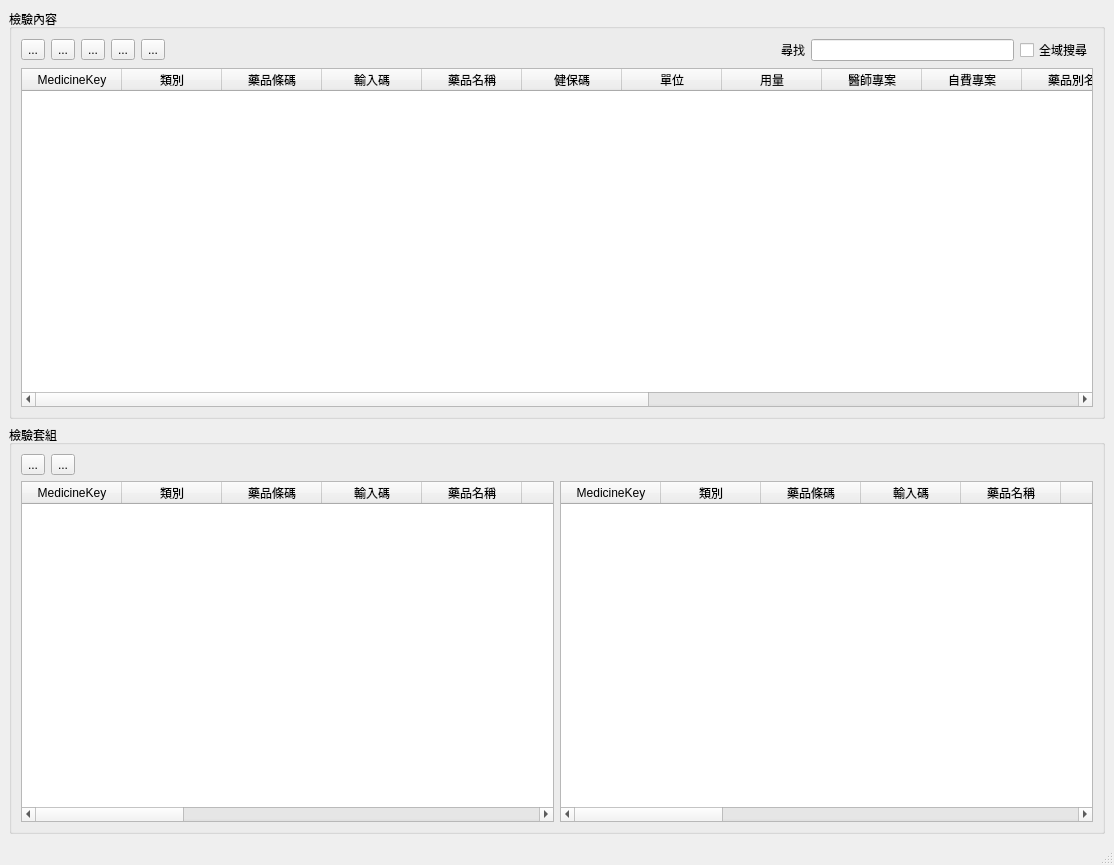
<?xml version="1.0" encoding="UTF-8"?>
<ui version="4.0">
 <class>Dict_exam</class>
 <widget class="QMainWindow" name="Dict_exam">
  <property name="geometry">
   <rect>
    <x>0</x>
    <y>0</y>
    <width>1114</width>
    <height>865</height>
   </rect>
  </property>
  <property name="windowTitle">
   <string>檢驗資料</string>
  </property>
  <widget class="QWidget" name="centralwidget">
   <layout class="QVBoxLayout" name="verticalLayout_3">
    <item>
     <layout class="QVBoxLayout" name="verticalLayout_2">
      <item>
       <widget class="QGroupBox" name="groupBox_dict_exam">
        <property name="title">
         <string>檢驗內容</string>
        </property>
        <layout class="QVBoxLayout" name="verticalLayout_6">
         <item>
          <layout class="QHBoxLayout" name="horizontalLayout_5">
           <item>
            <widget class="QToolButton" name="toolButton_add_exam">
             <property name="toolTip">
              <string>新增處方</string>
             </property>
             <property name="text">
              <string>...</string>
             </property>
             <property name="icon">
              <iconset>
               <normaloff>../icons/gtk-add.svg</normaloff>../icons/gtk-add.svg</iconset>
             </property>
            </widget>
           </item>
           <item>
            <widget class="QToolButton" name="toolButton_remove_exam">
             <property name="toolTip">
              <string>刪除處方</string>
             </property>
             <property name="text">
              <string>...</string>
             </property>
             <property name="icon">
              <iconset>
               <normaloff>../icons/gtk-remove.svg</normaloff>../icons/gtk-remove.svg</iconset>
             </property>
            </widget>
           </item>
           <item>
            <widget class="QToolButton" name="toolButton_edit_exam">
             <property name="toolTip">
              <string>編輯處方</string>
             </property>
             <property name="text">
              <string>...</string>
             </property>
             <property name="icon">
              <iconset>
               <normaloff>../icons/gtk-edit.svg</normaloff>../icons/gtk-edit.svg</iconset>
             </property>
            </widget>
           </item>
           <item>
            <widget class="QToolButton" name="toolButton_export">
             <property name="toolTip">
              <string>匯出選取的處方</string>
             </property>
             <property name="text">
              <string>...</string>
             </property>
             <property name="icon">
              <iconset>
               <normaloff>../icons/document-export.svg</normaloff>../icons/document-export.svg</iconset>
             </property>
            </widget>
           </item>
           <item>
            <widget class="QToolButton" name="toolButton_import">
             <property name="toolTip">
              <string>匯入處方</string>
             </property>
             <property name="text">
              <string>...</string>
             </property>
             <property name="icon">
              <iconset>
               <normaloff>../icons/document-import.svg</normaloff>../icons/document-import.svg</iconset>
             </property>
            </widget>
           </item>
           <item>
            <spacer name="horizontalSpacer_4">
             <property name="orientation">
              <enum>Qt::Horizontal</enum>
             </property>
             <property name="sizeHint" stdset="0">
              <size>
               <width>40</width>
               <height>20</height>
              </size>
             </property>
            </spacer>
           </item>
           <item>
            <spacer name="horizontalSpacer_3">
             <property name="orientation">
              <enum>Qt::Horizontal</enum>
             </property>
             <property name="sizeHint" stdset="0">
              <size>
               <width>40</width>
               <height>20</height>
              </size>
             </property>
            </spacer>
           </item>
           <item>
            <spacer name="horizontalSpacer_2">
             <property name="orientation">
              <enum>Qt::Horizontal</enum>
             </property>
             <property name="sizeHint" stdset="0">
              <size>
               <width>40</width>
               <height>20</height>
              </size>
             </property>
            </spacer>
           </item>
           <item>
            <widget class="QLabel" name="label_2">
             <property name="text">
              <string>尋找</string>
             </property>
            </widget>
           </item>
           <item>
            <widget class="QLineEdit" name="lineEdit_search_exam">
             <property name="clearButtonEnabled">
              <bool>true</bool>
             </property>
            </widget>
           </item>
           <item>
            <widget class="QCheckBox" name="checkBox_find_all">
             <property name="text">
              <string>全域搜尋</string>
             </property>
            </widget>
           </item>
          </layout>
         </item>
         <item>
          <widget class="QTableWidget" name="tableWidget_dict_exam">
           <property name="editTriggers">
            <set>QAbstractItemView::NoEditTriggers</set>
           </property>
           <property name="selectionMode">
            <enum>QAbstractItemView::ExtendedSelection</enum>
           </property>
           <property name="selectionBehavior">
            <enum>QAbstractItemView::SelectRows</enum>
           </property>
           <column>
            <property name="text">
             <string>MedicineKey</string>
            </property>
           </column>
           <column>
            <property name="text">
             <string>類別</string>
            </property>
           </column>
           <column>
            <property name="text">
             <string>藥品條碼</string>
            </property>
           </column>
           <column>
            <property name="text">
             <string>輸入碼</string>
            </property>
           </column>
           <column>
            <property name="text">
             <string>藥品名稱</string>
            </property>
           </column>
           <column>
            <property name="text">
             <string>健保碼</string>
            </property>
           </column>
           <column>
            <property name="text">
             <string>單位</string>
            </property>
           </column>
           <column>
            <property name="text">
             <string>用量</string>
            </property>
           </column>
           <column>
            <property name="text">
             <string>醫師專案</string>
            </property>
           </column>
           <column>
            <property name="text">
             <string>自費專案</string>
            </property>
           </column>
           <column>
            <property name="text">
             <string>藥品別名</string>
            </property>
           </column>
           <column>
            <property name="text">
             <string>存放位置</string>
            </property>
           </column>
           <column>
            <property name="text">
             <string>進價</string>
            </property>
           </column>
           <column>
            <property name="text">
             <string>售價</string>
            </property>
           </column>
           <column>
            <property name="text">
             <string>存量</string>
            </property>
           </column>
           <column>
            <property name="text">
             <string>安全量</string>
            </property>
           </column>
           <column>
            <property name="text">
             <string>抽成</string>
            </property>
           </column>
          </widget>
         </item>
        </layout>
       </widget>
      </item>
      <item>
       <widget class="QGroupBox" name="groupBox_exam_suit">
        <property name="maximumSize">
         <size>
          <width>16777215</width>
          <height>450</height>
         </size>
        </property>
        <property name="title">
         <string>檢驗套組</string>
        </property>
        <layout class="QVBoxLayout" name="verticalLayout">
         <item>
          <layout class="QHBoxLayout" name="horizontalLayout_3">
           <item>
            <widget class="QToolButton" name="toolButton_add_drug_2">
             <property name="toolTip">
              <string>新增處方</string>
             </property>
             <property name="text">
              <string>...</string>
             </property>
             <property name="icon">
              <iconset>
               <normaloff>../icons/gtk-add.svg</normaloff>../icons/gtk-add.svg</iconset>
             </property>
            </widget>
           </item>
           <item>
            <widget class="QToolButton" name="toolButton_remove_drug_2">
             <property name="toolTip">
              <string>刪除處方</string>
             </property>
             <property name="text">
              <string>...</string>
             </property>
             <property name="icon">
              <iconset>
               <normaloff>../icons/gtk-remove.svg</normaloff>../icons/gtk-remove.svg</iconset>
             </property>
            </widget>
           </item>
           <item>
            <spacer name="horizontalSpacer">
             <property name="orientation">
              <enum>Qt::Horizontal</enum>
             </property>
             <property name="sizeHint" stdset="0">
              <size>
               <width>40</width>
               <height>20</height>
              </size>
             </property>
            </spacer>
           </item>
          </layout>
         </item>
         <item>
          <layout class="QHBoxLayout" name="horizontalLayout_4">
           <item>
            <widget class="QTableWidget" name="tableWidget_dict_exam_suit">
             <property name="maximumSize">
              <size>
               <width>16777215</width>
               <height>16777215</height>
              </size>
             </property>
             <property name="editTriggers">
              <set>QAbstractItemView::NoEditTriggers</set>
             </property>
             <property name="selectionMode">
              <enum>QAbstractItemView::ExtendedSelection</enum>
             </property>
             <property name="selectionBehavior">
              <enum>QAbstractItemView::SelectRows</enum>
             </property>
             <column>
              <property name="text">
               <string>MedicineKey</string>
              </property>
             </column>
             <column>
              <property name="text">
               <string>類別</string>
              </property>
             </column>
             <column>
              <property name="text">
               <string>藥品條碼</string>
              </property>
             </column>
             <column>
              <property name="text">
               <string>輸入碼</string>
              </property>
             </column>
             <column>
              <property name="text">
               <string>藥品名稱</string>
              </property>
             </column>
             <column>
              <property name="text">
               <string>健保碼</string>
              </property>
             </column>
             <column>
              <property name="text">
               <string>單位</string>
              </property>
             </column>
             <column>
              <property name="text">
               <string>用量</string>
              </property>
             </column>
             <column>
              <property name="text">
               <string>醫師專案</string>
              </property>
             </column>
             <column>
              <property name="text">
               <string>自費專案</string>
              </property>
             </column>
             <column>
              <property name="text">
               <string>藥品別名</string>
              </property>
             </column>
             <column>
              <property name="text">
               <string>存放位置</string>
              </property>
             </column>
             <column>
              <property name="text">
               <string>進價</string>
              </property>
             </column>
             <column>
              <property name="text">
               <string>售價</string>
              </property>
             </column>
             <column>
              <property name="text">
               <string>存量</string>
              </property>
             </column>
             <column>
              <property name="text">
               <string>安全量</string>
              </property>
             </column>
             <column>
              <property name="text">
               <string>抽成</string>
              </property>
             </column>
            </widget>
           </item>
           <item>
            <widget class="QTableWidget" name="tableWidget_exam_suit_items">
             <property name="maximumSize">
              <size>
               <width>16777215</width>
               <height>16777215</height>
              </size>
             </property>
             <property name="editTriggers">
              <set>QAbstractItemView::NoEditTriggers</set>
             </property>
             <property name="selectionMode">
              <enum>QAbstractItemView::ExtendedSelection</enum>
             </property>
             <property name="selectionBehavior">
              <enum>QAbstractItemView::SelectRows</enum>
             </property>
             <column>
              <property name="text">
               <string>MedicineKey</string>
              </property>
             </column>
             <column>
              <property name="text">
               <string>類別</string>
              </property>
             </column>
             <column>
              <property name="text">
               <string>藥品條碼</string>
              </property>
             </column>
             <column>
              <property name="text">
               <string>輸入碼</string>
              </property>
             </column>
             <column>
              <property name="text">
               <string>藥品名稱</string>
              </property>
             </column>
             <column>
              <property name="text">
               <string>健保碼</string>
              </property>
             </column>
             <column>
              <property name="text">
               <string>單位</string>
              </property>
             </column>
             <column>
              <property name="text">
               <string>用量</string>
              </property>
             </column>
             <column>
              <property name="text">
               <string>醫師專案</string>
              </property>
             </column>
             <column>
              <property name="text">
               <string>自費專案</string>
              </property>
             </column>
             <column>
              <property name="text">
               <string>藥品別名</string>
              </property>
             </column>
             <column>
              <property name="text">
               <string>存放位置</string>
              </property>
             </column>
             <column>
              <property name="text">
               <string>進價</string>
              </property>
             </column>
             <column>
              <property name="text">
               <string>售價</string>
              </property>
             </column>
             <column>
              <property name="text">
               <string>存量</string>
              </property>
             </column>
             <column>
              <property name="text">
               <string>安全量</string>
              </property>
             </column>
             <column>
              <property name="text">
               <string>抽成</string>
              </property>
             </column>
            </widget>
           </item>
          </layout>
         </item>
        </layout>
       </widget>
      </item>
     </layout>
    </item>
   </layout>
  </widget>
  <widget class="QStatusBar" name="statusbar"/>
  <widget class="QMenuBar" name="menubar">
   <property name="geometry">
    <rect>
     <x>0</x>
     <y>0</y>
     <width>1114</width>
     <height>25</height>
    </rect>
   </property>
  </widget>
 </widget>
 <resources/>
 <connections/>
</ui>
